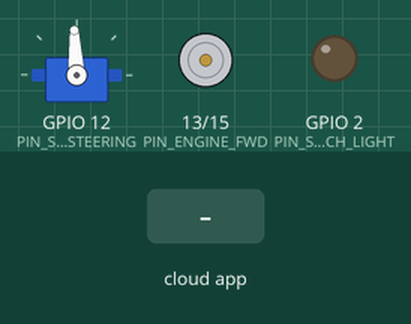
A sketch run on a simulated ESP8266 (NodeMCU). Shown: servo, motor-driver pin pairs drawn as motors (green arrow = first pin HIGH = forward, orange = second pin HIGH = backward, longer = more drive), output pins drawn as LEDs (lit = HIGH). Inputs (shaded band) come from the test bench. The RemoteXY app is connected.

Above: at 1.2 s.
1.3 s: the phone or cloud app sets joystick_x to -100
At 2.0 s:
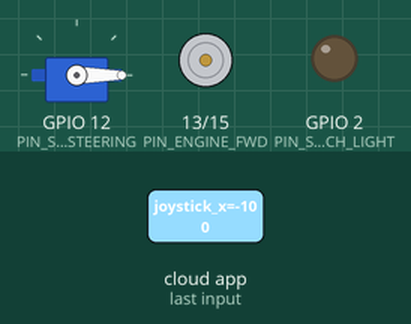
2.8 s: the phone or cloud app sets joystick_y to -100
At 3.1 s:
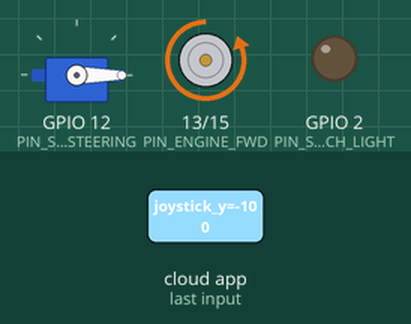
4.3 s: the phone or cloud app sets switch_light to 1
At 5.4 s:
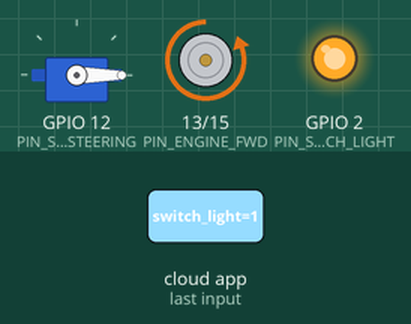
5.8 s: the phone or cloud app sets joystick_x to 0
At 6.6 s:
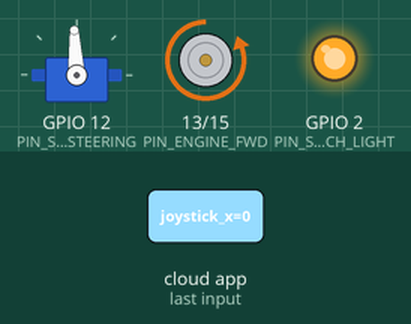
7.3 s: the phone or cloud app sets joystick_y to 0
At 7.8 s:
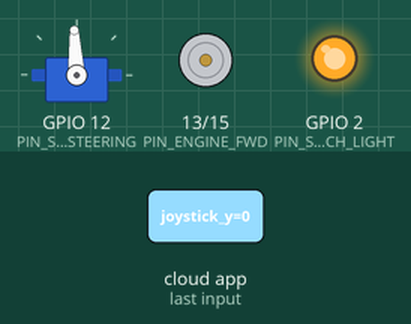
8.8 s: the phone or cloud app sets joystick_x to 100
At 10.1 s:
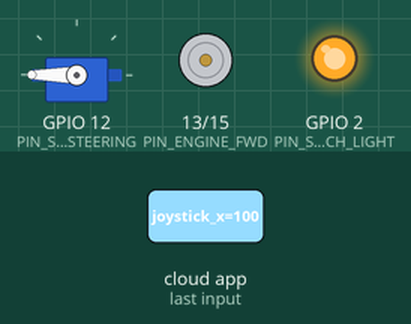
Timing chart, 0 to 11.3 s (numbered marks = the images above; inputs shaded):
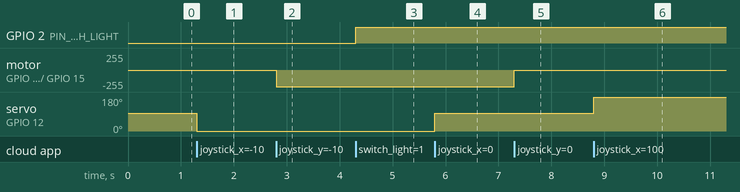

The sketch:

rx-tx-simple.ino
```cpp
// (licence header left out)
//////////////////////////////////////////////
//        RemoteXY include library          //
//////////////////////////////////////////////

// RemoteXY select connection mode and include library
#define REMOTEXY_MODE__ESP8266WIFI_LIB_POINT
#include <ESP8266WiFi.h>

#include <RemoteXY.h>
#include <Servo.h>

// RemoteXY connection settings
#define REMOTEXY_WIFI_SSID "poweredbyme"
#define REMOTEXY_WIFI_PASSWORD "1234567890"
#define REMOTEXY_SERVER_PORT 6377


// RemoteXY configurate
#pragma pack(push, 1)
uint8_t RemoteXY_CONF[] =   // 49 bytes
  { 255,3,0,0,0,42,0,16,31,1,5,32,2,38,59,59,2,26,31,2,
  1,21,18,20,9,2,26,31,31,79,78,0,79,70,70,0,129,0,25,9,
  12,6,17,108,105,103,104,116,0 };

// this structure defines all the variables and events of your control interface
struct {

    // input variables
  int8_t joystick_x; // from -100 to 100
  int8_t joystick_y; // from -100 to 100
  uint8_t switch_light; // =1 if switch ON and =0 if OFF

    // other variable
  uint8_t connect_flag;  // =1 if wire connected, else =0

} RemoteXY;
#pragma pack(pop)

/////////////////////////////////////////////
//           END RemoteXY include          //
/////////////////////////////////////////////

#define PIN_SWITCH_LIGHT 2
#define PIN_ENGINE_FWD 13
#define PIN_ENGINE_BWD 15
#define PIN_SERVO_STEERING 12

#define IS_STEERING_REVERSED false

int SERVO_STEERING_CENTER = 1500;
Servo servo_steering;


void setup() {
  RemoteXY_Init ();
  pinMode(PIN_SWITCH_LIGHT, OUTPUT);
  pinMode(PIN_ENGINE_FWD, OUTPUT);
  pinMode(PIN_ENGINE_BWD, OUTPUT);
  servo_steering.attach(PIN_SERVO_STEERING);
}

void loop() {
  RemoteXY_Handler ();
  if (RemoteXY.connect_flag == 1) {
    updateSteering(RemoteXY.joystick_x);
    updateEngine(RemoteXY.joystick_y);
    updateLight(RemoteXY.switch_light);
  } else {
    updateSteering(0);
    updateEngine(0);
    updateLight(0);
  }
}


void updateSteering(int8_t steering_value) {
  servo_steering.writeMicroseconds(SERVO_STEERING_CENTER + 10*((IS_STEERING_REVERSED) ? -1*steering_value : steering_value));
}

void updateEngine(int8_t engine_value) {
  int v = (int) abs(2.55 * engine_value);
  if (engine_value > 1) {
    analogWrite(PIN_ENGINE_FWD, v);
    analogWrite(PIN_ENGINE_BWD, 0);
  } else  if (engine_value < -1) {
    analogWrite(PIN_ENGINE_FWD, 0);
    analogWrite(PIN_ENGINE_BWD, v);
  } else {
    analogWrite(PIN_ENGINE_FWD, 0);
    analogWrite(PIN_ENGINE_BWD, 0);
  }
}

void updateLight(uint8_t switch_value) {
    digitalWrite(PIN_SWITCH_LIGHT, (switch_value==0) ? LOW : HIGH);
}
```

Measured:
- after the input at 1.3 s, servo on GPIO 12 (PIN_SERVO_STEERING): 93° → 0° at once
- after the input at 2.8 s, motor on GPIO 13 (PIN_ENGINE_FWD) / GPIO 15 (PIN_ENGINE_BWD): stopped → backward 254/255 at once
- after the input at 4.3 s, GPIO 2 (PIN_SWITCH_LIGHT): LOW → HIGH at once
- after the input at 5.8 s, servo on GPIO 12 (PIN_SERVO_STEERING): 0° → 93° at once
- after the input at 7.3 s, motor on GPIO 13 (PIN_ENGINE_FWD) / GPIO 15 (PIN_ENGINE_BWD): backward 254/255 → stopped at once
- after the input at 8.8 s, servo on GPIO 12 (PIN_SERVO_STEERING): 93° → 180° at once
